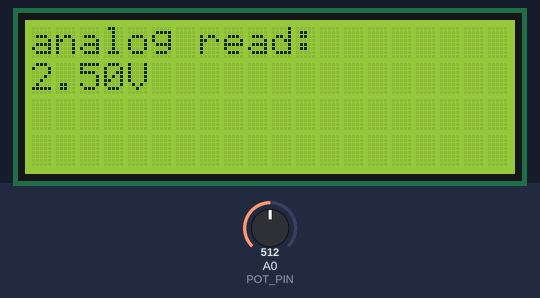
Bench run of a sketch on a simulated Arduino Uno, built with avr-gcc and run on an emulated ATmega328P. Shown: 20×4 character LCD. The test bench sets the inputs (shaded band); at power-on: A0 (POT_PIN) = 512.

Above: at 1.2 s.
1.3 s: A0 (POT_PIN) set to 716
2.9 s: A0 (POT_PIN) set to 900
At 3.5 s:
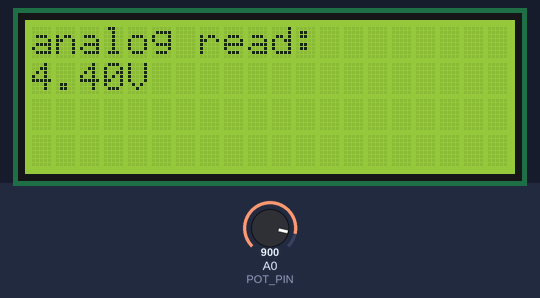
4.5 s: A0 (POT_PIN) set to 1023
At 5.6 s:
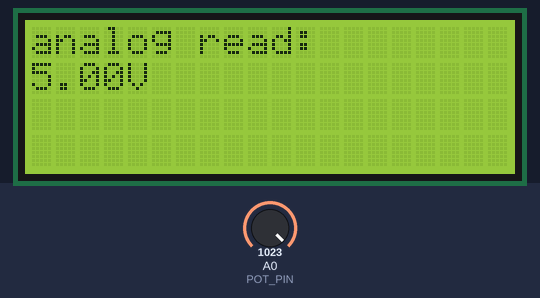
Timing chart, 0 to 7.5 s (numbered marks = the images above; inputs shaded):
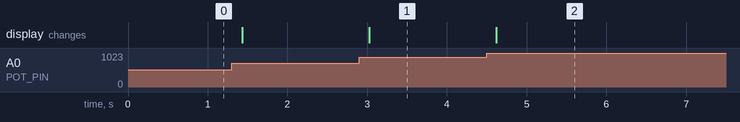

Measured:
- after the input at 2.9 s, the display: changes after 0.13 s (image 1)
- after the input at 4.5 s, the display: changes after 0.12 s (image 2)

The sketch:

potReader.ino
```cpp
/*
 * -> Dawson Reschke <-
 *
 * This sketch displays analogRead value onto a Liquid Crystal Display
 *
 * uses : external libs, analog, & I2C.
 */

#include <LiquidCrystal_I2C.h>
#include <Wire.h>

LiquidCrystal_I2C lcd(0x27,20,4);
const int POT_PIN = A0;
const float MAP_READ = 0.00488758553; // value used to map the 0-1023 to 0-5


void setup() {
  pinMode(POT_PIN,INPUT_PULLUP);
  lcd.init();
  updateLCD();
}

void updateLCD(){
  int potValue = analogRead(POT_PIN); // returns value from 0-1023
  lcd.clear();
  lcd.backlight();
  lcd.setCursor(0,0);
  lcd.print("analog read: ");
  lcd.setCursor(0,1);
  lcd.print(((float)potValue * MAP_READ));
  lcd.print("V"); // this data is not exactly accurate
}

void loop() {
  delay(100); // delay because we clear display in updateLCD. If we left delay out the lcd would always be blank.
  updateLCD();
}
```
